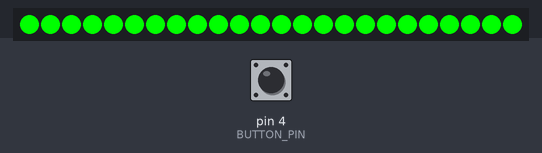
Simulated run of this sketch. Board: Arduino Uno, built with avr-gcc and run on an emulated ATmega328P. Shown: 24 RGB LEDs in strip order, left to right. The inputs (shaded band) are chosen by the test bench; at power-on: pin 4 (BUTTON_PIN) HIGH.

Above: at 1.2 s.
1.3 s: pin 4 (BUTTON_PIN) pulled LOW for 1 s
At 3.0 s:
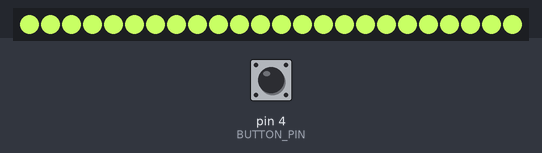
3.8 s: pin 4 (BUTTON_PIN) pulled LOW for 0.15 s
At 5.0 s:
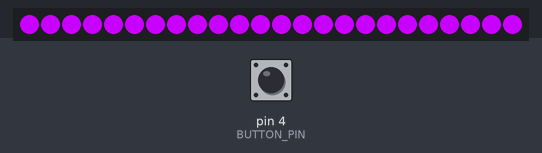
5.5 s: pin 4 (BUTTON_PIN) pulled LOW for 3.2 s
Timing chart, 0 to 8.5 s (numbered marks = the images above; inputs shaded):
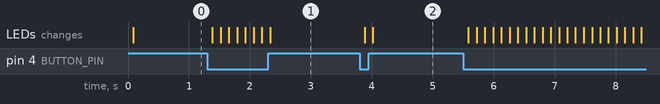

The sketch:

MotoLED.ino
```cpp
#include <Adafruit_NeoPixel.h>
#include <avr/power.h>

#define PIN 3
#define BUTTON_PIN 4
#define LEDNUM 24
#define DELAY   50
#define MAX_MODES 2

Adafruit_NeoPixel pixels = Adafruit_NeoPixel(LEDNUM, PIN, NEO_GRB + NEO_KHZ400);

int buttonState = 0; // g = 0 p = 1 y = 2
int ledPrint = 0;

void setup() {
  pixels.begin();
  pinMode(BUTTON_PIN, INPUT_PULLUP);
}

void loop() {
  int pressed = digitalRead(BUTTON_PIN);
  if (pressed == LOW) {
    ledPrint = 0;
    if (buttonState < MAX_MODES) {
      buttonState++;
    }
    else {
      buttonState = 0;
    }
  }

  if (ledPrint == 0) {
    for (int j=0; j < 256; j++) {
      for (int q=0; q < 3; q++) {
        for (int i=0; i < pixels.numPixels(); i = i+3) {
          if (buttonState == 0) {
            pixels.setPixelColor(i+q, 0, 255, 0);
          }
          if (buttonState == 1) {
            pixels.setPixelColor(i+q, 200, 0, 255);
          }
          if (buttonState == 2) {
            pixels.setPixelColor(i+q, 200, 255, 100);
          }
          /* if (buttonState == 3) { */
          /*   pixels.setPixelColor(i+q, Wheel( (i+j) % 255)); */
          /* } */
        }
      }
    }
    pixels.show();
    ledPrint = 1;
    delay(DELAY);
  }
}

uint32_t Wheel(byte WheelPos) {
  WheelPos = 255 - WheelPos;

  if (WheelPos < 85) {
   return pixels.Color(255 - WheelPos * 3, 0, WheelPos * 3);
  }

  if (WheelPos < 170) {
    WheelPos -= 85;
    return pixels.Color(0, WheelPos * 3, 255 - WheelPos * 3);
  }

  WheelPos -= 170;
  return pixels.Color(WheelPos * 3, 255 - WheelPos * 3, 0);
}
```

Measured:
- after the input at 1.3 s, the LEDs: first change after 0.09 s (image 1 shows a later state)
- after the input at 3.8 s, the LEDs: first change after 0.08 s (image 2 shows a later state)
